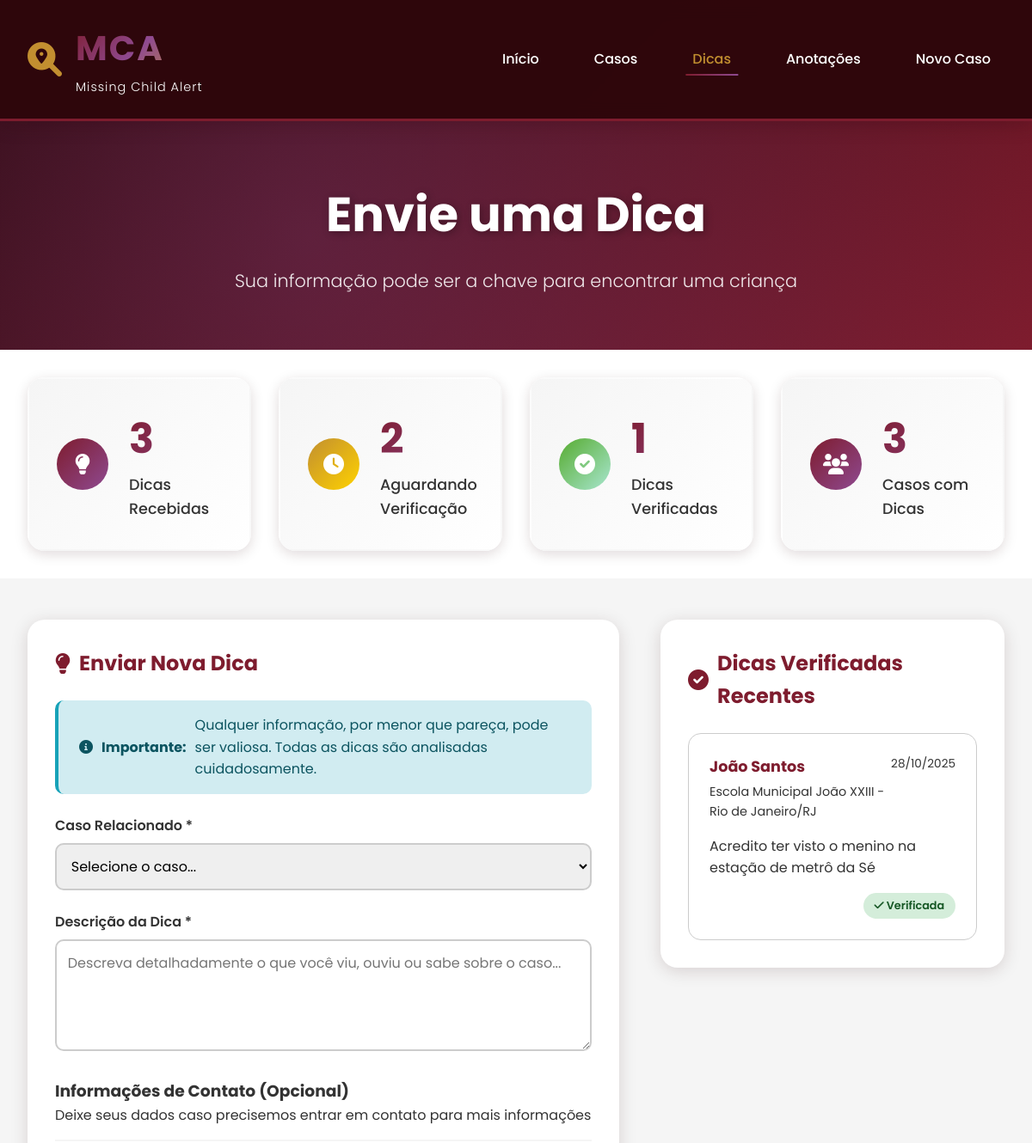
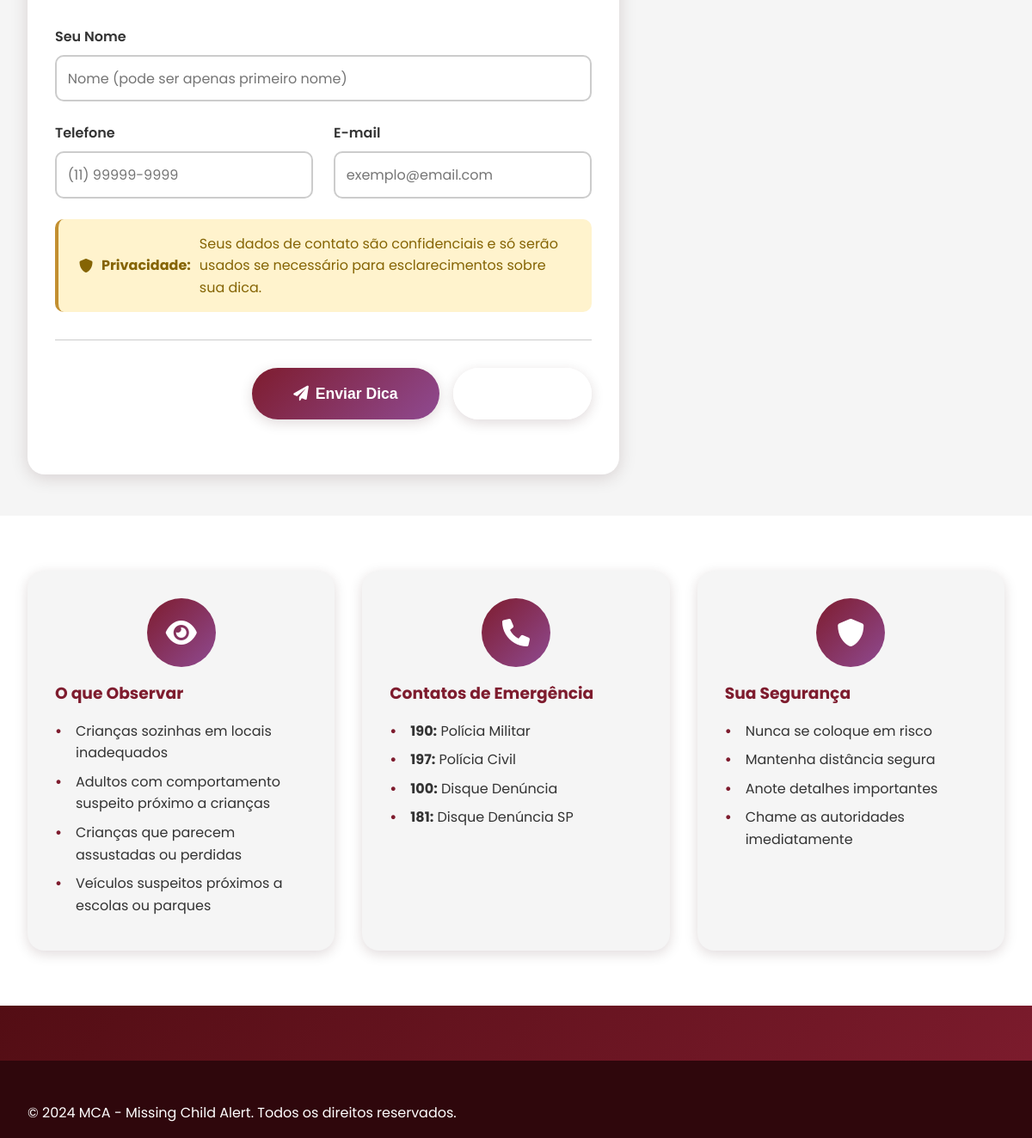
Page /dicas.php on the committed database (2 pictures, top to bottom).
### tables this page shows
CREATE TABLE IF NOT EXISTS dicas (
    id INT AUTO_INCREMENT PRIMARY KEY,
    caso_id INT,
    descricao TEXT NOT NULL,
    nome_contato VARCHAR(100),
    telefone_contato VARCHAR(20),
    email_contato VARCHAR(100),
    data_criacao TIMESTAMP DEFAULT CURRENT_TIMESTAMP,
    status ENUM('pendente', 'verificada', 'descartada') DEFAULT 'pendente',
    observacoes TEXT,
    FOREIGN KEY (caso_id) REFERENCES casos(id) ON DELETE CASCADE
);

CREATE TABLE IF NOT EXISTS casos (
    id INT AUTO_INCREMENT PRIMARY KEY,
    nome_crianca VARCHAR(100) NOT NULL,
    idade INT,
    data_desaparecimento DATE,
    local_desaparecimento VARCHAR(200),
    descricao TEXT,
    foto VARCHAR(255),
    contato_responsavel VARCHAR(100),
    telefone VARCHAR(20),
    email VARCHAR(100),
    informacoes_adicionais TEXT,
    status ENUM('ativo', 'resolvido', 'investigando') DEFAULT 'ativo',
    data_criacao TIMESTAMP DEFAULT CURRENT_TIMESTAMP,
    data_atualizacao TIMESTAMP DEFAULT CURRENT_TIMESTAMP ON UPDATE CURRENT_TIMESTAMP
);

### dicas.php (the view, shortened to what this page needs)
<?php
try {
    $pdo = getDB();
    $stmt = $pdo->query("
        SELECT d.*, c.nome_crianca, c.local_desaparecimento
        FROM dicas d
        JOIN casos c ON d.caso_id = c.id
        WHERE d.status = 'verificada'
        ORDER BY d.data_criacao DESC
        LIMIT 10
    ");
    $dicas_verificadas = $stmt->fetchAll();
    $stats = [
        'total_dicas' => $pdo->query("SELECT COUNT(*) FROM dicas")->fetchColumn(),
        'dicas_pendentes' => $pdo->query("SELECT COUNT(*) FROM dicas WHERE status = 'pendente'")->fetchColumn(),
        'dicas_verificadas' => $pdo->query("SELECT COUNT(*) FROM dicas WHERE status = 'verificada'")->fetchColumn(),
        'casos_com_dicas' => $pdo->query("SELECT COUNT(DISTINCT caso_id) FROM dicas")->fetchColumn()
    ];
} catch(Exception $e) {
    $casos_ativos = [];
    $dicas_verificadas = [];
    $stats = ['total_dicas' => 0, 'dicas_pendentes' => 0, 'dicas_verificadas' => 0, 'casos_com_dicas' => 0];
    error_log("Erro ao buscar dados: " . $e->getMessage());
}
?>
<!DOCTYPE html>
<html lang="pt-BR">
<head>
    <link rel="stylesheet" href="css/styles.css">
    <link rel="stylesheet" href="https://cdnjs.cloudflare.com/ajax/libs/font-awesome/6.0.0/css/all.min.css">
</head>
<body>
    <header>
        <div class="container">
            <div class="logo">
                <i class="fas fa-search-location logo-icon"></i>
                <div>
                    <h1>MCA</h1>
                    <span>Missing Child Alert</span>
                </div>
            </div>
            <nav>
                <ul>
                    <li><a href="index.php">Início</a></li>
                    <li><a href="casos.php">Casos</a></li>
                    <li><a href="dicas.php" class="active">Dicas</a></li>
                    <li><a href="anotacoes.php">Anotações</a></li>
                    <li><a href="novo.php">Novo Caso</a></li>
                </ul>
            </nav>
        </div>
    </header>
    <section class="page-header">
        <div class="container">
            <h1>Envie uma Dica</h1>
            <p>Sua informação pode ser a chave para encontrar uma criança</p>
        </div>
    </section>
    <section class="stats-section small">
        <div class="container">
            <div class="stats-grid">
                <div class="stat-card">
                    <div class="stat-icon">
                        <i class="fas fa-lightbulb"></i>
                    </div>
                    <div class="stat-info">
                        <h3><?php echo $stats['total_dicas']; ?></h3>
                        <p>Dicas Recebidas</p>
                    </div>
                </div>
                <div class="stat-card">
                    <div class="stat-icon warning">
                        <i class="fas fa-clock"></i>
                    </div>
                    <div class="stat-info">
                        <h3><?php echo $stats['dicas_pendentes']; ?></h3>
                        <p>Aguardando Verificação</p>
                    </div>
                </div>
                <div class="stat-card">
                    <div class="stat-icon success">
                        <i class="fas fa-check-circle"></i>
                    </div>
                    <div class="stat-info">
                        <h3><?php echo $stats['dicas_verificadas']; ?></h3>
                        <p>Dicas Verificadas</p>
                    </div>
                </div>
                <div class="stat-card">
                    <div class="stat-icon">
                        <i class="fas fa-users"></i>
                    </div>
                    <div class="stat-info">
                        <h3><?php echo $stats['casos_com_dicas']; ?></h3>
                        <p>Casos com Dicas</p>
                    </div>
                </div>
            </div>
        </div>
    </section>
    <section class="dicas-section">
        <div class="container">
            <div class="dicas-layout">
                <div class="dica-form-container">
                    <div class="form-card">
                        <h2><i class="fas fa-lightbulb"></i> Enviar Nova Dica</h2>
                        <div class="alert alert-info">
                            <i class="fas fa-info-circle"></i>
                            <strong>Importante:</strong> Qualquer informação, por menor que pareça, pode ser valiosa.
                            Todas as dicas são analisadas cuidadosamente.
                        </div>
                        <form action="dicas.php" method="POST" id="form-dica">
                            <div class="form-group">
                                <label for="caso_id">Caso Relacionado *</label>
                                <select name="caso_id" id="caso_id" class="form-control" required>
                                    <option value="">Selecione o caso...</option>
                                </select>
                            </div>
                            <div class="form-group">
                                <label for="descricao">Descrição da Dica *</label>
                                <textarea name="descricao" id="descricao" class="form-control" rows="4" required
                                          placeholder="Descreva detalhadamente o que você viu, ouviu ou sabe sobre o caso..."><?php echo htmlspecialchars($_POST['descricao'] ?? ''); ?></textarea>
                            </div>
                            <div class="form-section-title">
                                <h3>Informações de Contato (Opcional)</h3>
                                <p>Deixe seus dados caso precisemos entrar em contato para mais informações</p>
                            </div>
                            <div class="form-group">
                                <label for="nome_contato">Seu Nome</label>
                                <input type="text" name="nome_contato" id="nome_contato" class="form-control"
                                       value="<?php echo htmlspecialchars($_POST['nome_contato'] ?? ''); ?>"
                                       placeholder="Nome (pode ser apenas primeiro nome)">
                            </div>
                            <div class="form-row">
                                <div class="form-group">
                                    <label for="telefone_contato">Telefone</label>
                                    <input type="tel" name="telefone_contato" id="telefone_contato" class="form-control"
                                           value="<?php echo htmlspecialchars($_POST['telefone_contato'] ?? ''); ?>"
                                           placeholder="(11) 99999-9999">
                                </div>
                                <div class="form-group">
                                    <label for="email_contato">E-mail</label>
                                    <input type="email" name="email_contato" id="email_contato" class="form-control"
                                           value="<?php echo htmlspecialchars($_POST['email_contato'] ?? ''); ?>"
                                           placeholder="exemplo@email.com">
                                </div>
                            </div>
                            <div class="alert alert-warning">
                                <i class="fas fa-shield-alt"></i>
                                <strong>Privacidade:</strong> Seus dados de contato são confidenciais e só serão usados
                                se necessário para esclarecimentos sobre sua dica.
                            </div>
                            <div class="form-actions">
                                <button type="submit" class="btn btn-primary btn-large">
                                    <i class="fas fa-paper-plane"></i> Enviar Dica
                                </button>
                                <button type="reset" class="btn btn-secondary">
                                    <i class="fas fa-undo"></i> Limpar
                                </button>
                            </div>
                        </form>
                    </div>
                </div>
                <div class="dicas-recentes">
                    <h2><i class="fas fa-check-circle"></i> Dicas Verificadas Recentes</h2>
                    <?php if (empty($dicas_verificadas)): ?>
                        <div class="no-dicas">
                            <i class="fas fa-search"></i>
                            <p>Nenhuma dica verificada ainda.</p>
                        </div>
                    <?php else: ?>
                        <div class="dicas-lista">
                            <?php foreach($dicas_verificadas as $dica): ?>
                            <div class="dica-card">
                                <div class="dica-header">
                                    <div class="dica-caso">
                                        <strong><?php echo htmlspecialchars($dica['nome_crianca']); ?></strong>
                                        <span><?php echo htmlspecialchars($dica['local_desaparecimento']); ?></span>
                                    </div>
                                    <div class="dica-data">
                                        <?php echo date('d/m/Y', strtotime($dica['data_criacao'])); ?>
                                    </div>
                                </div>
                                <div class="dica-conteudo">
                                    <p><?php echo nl2br(htmlspecialchars($dica['descricao'])); ?></p>
                                </div>
                                <div class="dica-status">
                                    <span class="status-badge status-verificada">
                                        <i class="fas fa-check"></i> Verificada
                                    </span>
                                </div>
                            </div>
                            <?php endforeach; ?>
                        </div>
                    <?php endif; ?>
                </div>
            </div>
        </div>
    </section>
    <section class="info-section">
        <div class="container">
            <div class="info-grid">
                <div class="info-card">
                    <div class="info-icon">
                        <i class="fas fa-eye"></i>
                    </div>
                    <h3>O que Observar</h3>
                    <ul>
                        <li>Crianças sozinhas em locais inadequados</li>
                        <li>Adultos com comportamento suspeito próximo a crianças</li>
                        <li>Crianças que parecem assustadas ou perdidas</li>
                        <li>Veículos suspeitos próximos a escolas ou parques</li>
                    </ul>
                </div>
                <div class="info-card">
                    <div class="info-icon">
                        <i class="fas fa-phone"></i>
                    </div>
                    <h3>Contatos de Emergência</h3>
                    <ul>
                        <li><strong>190:</strong> Polícia Militar</li>
                        <li><strong>197:</strong> Polícia Civil</li>
                        <li><strong>100:</strong> Disque Denúncia</li>
                        <li><strong>181:</strong> Disque Denúncia SP</li>
                    </ul>
                </div>
                <div class="info-card">
                    <div class="info-icon">
                        <i class="fas fa-shield-alt"></i>
                    </div>
                    <h3>Sua Segurança</h3>
                    <ul>
                        <li>Nunca se coloque em risco</li>
                        <li>Mantenha distância segura</li>
                        <li>Anote detalhes importantes</li>
                        <li>Chame as autoridades imediatamente</li>
                    </ul>
                </div>
            </div>
        </div>
    </section>
    <footer class="footer">
        <div class="container">
            <p>&copy; 2024 MCA - Missing Child Alert. Todos os direitos reservados.</p>
        </div>
    </footer>

### rows in the picture
dicas: caso.nome_crianca "João Santos", caso.local_desaparecimento "Escola Municipal João XXIII - Rio de Janeiro/RJ", data_criacao "28/10/2025", descricao "Acredito ter visto o menino na estação de metrô da Sé"

### other values in the picture
$stats['total_dicas'] "3"
$stats['dicas_pendentes'] "2"
$stats['dicas_verificadas'] "1"
$stats['casos_com_dicas'] "3"
